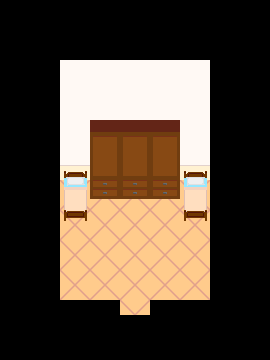

A 2D game scene composited from a Tiled map and its tileset images. What follows is a short description and the map's XML, with every tile layer's data as written:
An orthogonal 9x12 tile map with 30x30 px tiles, 3 tile layers (Camada de Tiles 1, Camada de Tiles 2, Camada de Tiles 3), 7 tilesets and 2 objects (2x 1).

<map version="1.2" tiledversion="1.3.0" orientation="orthogonal" renderorder="left-up" compressionlevel="0" width="9" height="12" tilewidth="30" tileheight="30" infinite="0" nextlayerid="12" nextobjectid="42">
 <properties>
  <property name="CITY" type="int" value="9" />
  <property name="INTERIOR" value="1" />
  <property name="SIGNAL" type="int" value="3" />
 </properties>
 <tileset firstgid="1" source="../Tiles/Files/nature.tsx" />
 <tileset firstgid="50" source="../Tiles/Files/streets.tsx" />
 <tileset firstgid="141" name="buildings" tilewidth="30" tileheight="30" tilecount="40" columns="5">
  <image source="../Tiles/buildings.png" width="150" height="240" />
  <tile id="0">
   <properties>
    <property name="TYPE" value="wall" />
   </properties>
  </tile>
  <tile id="1">
   <properties>
    <property name="TYPE" value="wall" />
   </properties>
  </tile>
  <tile id="2">
   <properties>
    <property name="TYPE" value="wall" />
   </properties>
  </tile>
  <tile id="3">
   <properties>
    <property name="TYPE" value="wall" />
   </properties>
  </tile>
  <tile id="5">
   <properties>
    <property name="TYPE" value="wall" />
   </properties>
  </tile>
  <tile id="6">
   <properties>
    <property name="TYPE" value="wall" />
   </properties>
  </tile>
  <tile id="7">
   <properties>
    <property name="TYPE" value="wall" />
   </properties>
  </tile>
  <tile id="8">
   <properties>
    <property name="TYPE" value="wall" />
   </properties>
  </tile>
  <tile id="9">
   <properties>
    <property name="TYPE" value="wall" />
   </properties>
  </tile>
  <tile id="15">
   <properties>
    <property name="TYPE" value="wall" />
   </properties>
  </tile>
  <tile id="16">
   <properties>
    <property name="TYPE" value="wall" />
   </properties>
  </tile>
  <tile id="20">
   <properties>
    <property name="TYPE" value="wall" />
   </properties>
  </tile>
  <tile id="21">
   <properties>
    <property name="TYPE" value="wall" />
   </properties>
  </tile>
 </tileset>
 <tileset firstgid="181" source="../Tiles/Files/shop.tsx" />
 <tileset firstgid="237" source="../Tiles/Files/interior.tsx" />
 <tileset firstgid="309" source="../Tiles/Files/carpets.tsx" />
 <tileset firstgid="399" source="../Tiles/Files/furniture.tsx" />
 <layer id="1" name="Camada de Tiles 1" width="9" height="12">
  <data encoding="csv">
0,0,0,0,0,0,0,0,0,
0,0,0,0,0,0,0,0,0,
0,0,246,246,246,246,246,0,0,
0,0,246,246,246,246,246,0,0,
0,0,246,246,246,246,246,0,0,
0,0,270,270,270,270,270,0,0,
0,0,281,281,281,281,281,0,0,
0,0,281,281,281,281,281,0,0,
0,0,281,281,281,281,281,0,0,
0,0,281,281,281,281,281,0,0,
0,0,0,0,281,0,0,0,0,
0,0,0,0,0,0,0,0,0
</data>
 </layer>
 <layer id="3" name="Camada de Tiles 2" width="9" height="12">
  <data encoding="csv">
0,0,0,0,0,0,0,0,0,
0,0,0,0,0,0,0,0,0,
0,0,0,0,0,0,0,0,0,
0,0,0,0,0,0,0,0,0,
0,0,0,399,399,399,0,0,0,
0,0,405,408,408,408,405,0,0,
0,0,414,417,417,417,414,0,0,
0,0,423,0,0,0,423,0,0,
0,0,0,0,0,0,0,0,0,
0,0,0,0,0,0,0,0,0,
0,0,0,0,285,0,0,0,0,
0,0,0,0,0,0,0,0,0
</data>
 </layer>
 <layer id="5" name="Camada de Tiles 3" width="9" height="12">
  <data encoding="csv">
0,0,0,0,0,0,0,0,0,
0,0,0,0,0,0,0,0,0,
0,0,0,0,0,0,0,0,0,
0,0,0,0,0,0,0,0,0,
0,0,0,0,0,0,0,0,0,
0,0,0,0,0,0,0,0,0,
0,0,0,0,0,0,0,0,0,
0,0,0,0,0,0,0,0,0,
0,0,0,0,0,0,0,0,0,
0,0,0,0,0,0,0,0,0,
0,0,0,0,0,0,0,0,0,
0,0,0,0,0,0,0,0,0
</data>
 </layer>
 <objectgroup id="11" name="SIGNS" />
 <objectgroup id="10" name="PORTAL">
  <object id="38" name="portal_0" type="1" x="117.333" y="310" width="34.6667" height="6.66667">
   <properties>
    <property name="MAP" value="hauntedhouse_3" />
    <property name="MATCH" value="1" />
    <property name="PX" type="int" value="110" />
    <property name="PY" type="int" value="190" />
   </properties>
  </object>
 </objectgroup>
 <objectgroup id="9" name="LIGHTS" />
 <objectgroup id="7" name="NPC">
  <object id="39" name="npc_0" type="1" x="154" y="200.667" width="22.6667" height="26">
   <properties>
    <property name="INDEX" value="041008" />
    <property name="WHO" value="HHBEDROOMCHEST" />
   </properties>
  </object>
 </objectgroup>
</map>
